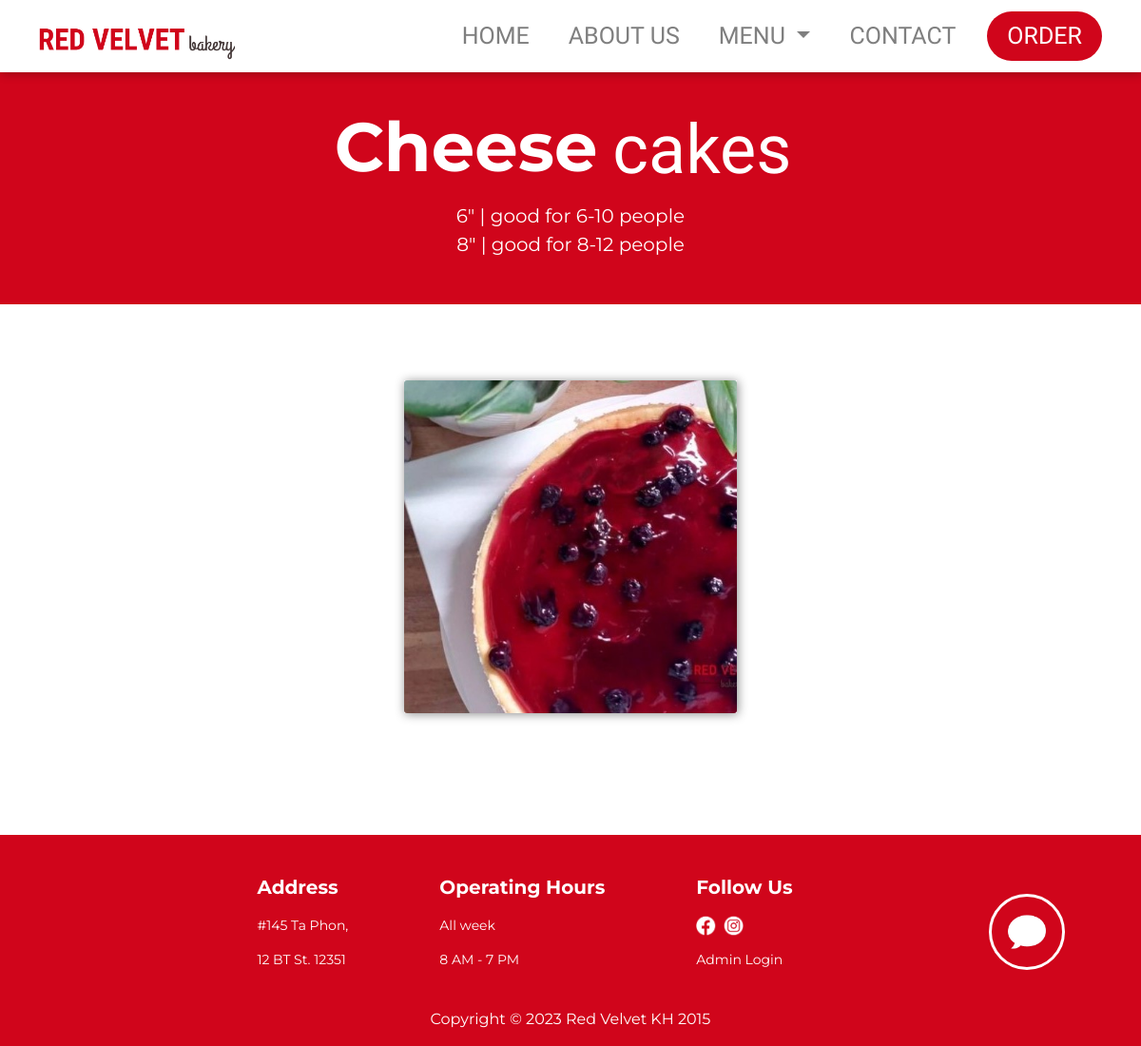
Before: /src/main/menu-cheese.php with the older database file.
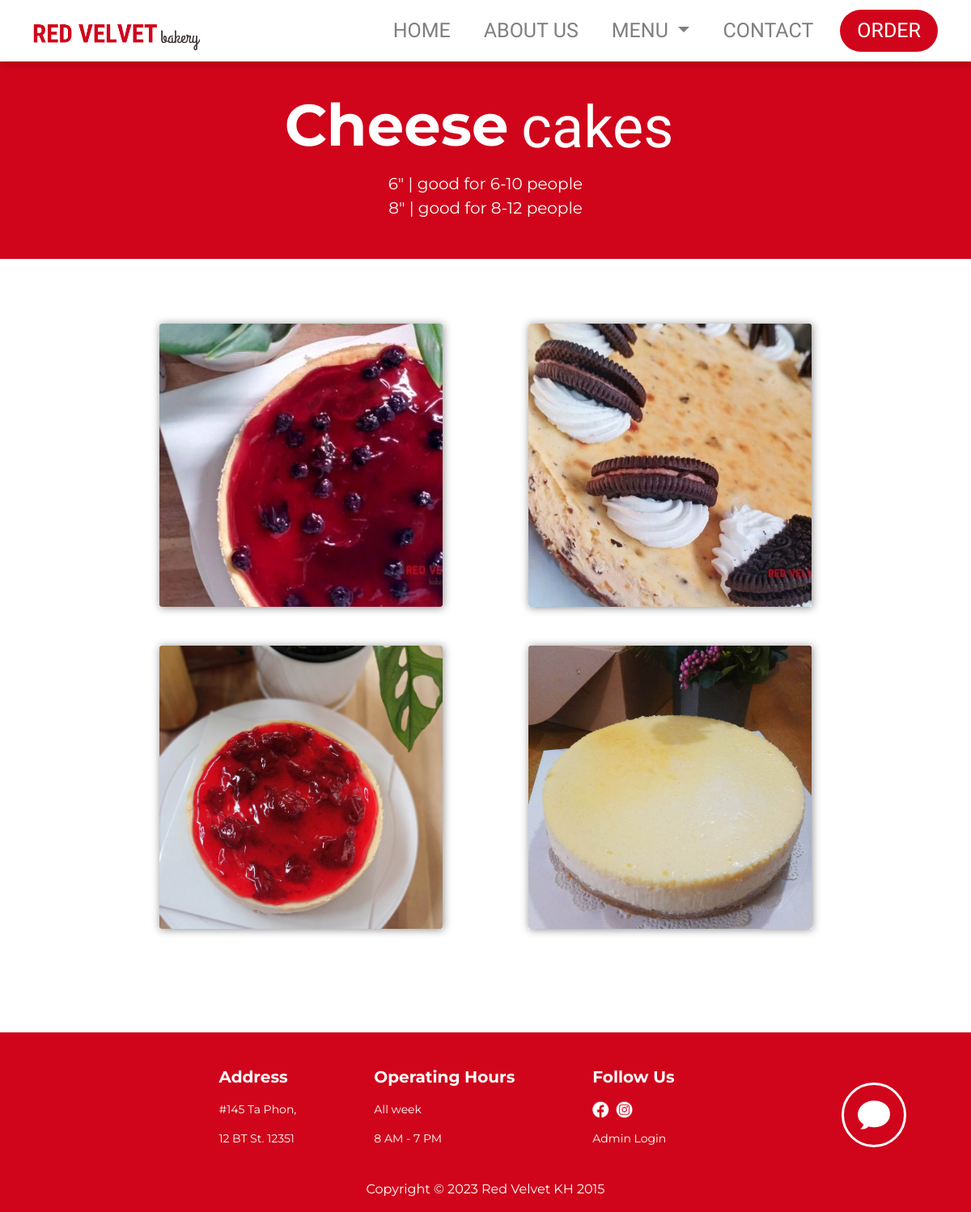
After: the same page with the newer database file.
### tables this page shows
CREATE TABLE `product` (
  `prod_id` int(11) NOT NULL,
  `prod_name` varchar(50) NOT NULL,
  `prod_price` decimal(5,2) NOT NULL,
  `prod_description` varchar(500) NOT NULL,
  `prod_image` varchar(80) NOT NULL,
  `prod_image_file` varchar(255) NOT NULL,
  `bestseller` varchar(5) DEFAULT NULL,
  `cat_id` int(11) NOT NULL
);

### src/admin/classes/Database.class.php (called while the page is built)
<?php
class Database{
  protected function connect(){
    try {
      $username = "root";
      $password = "";
      $dbh = new PDO('mysql:host=localhost;dbname=redvelvet',$username,$password);
      return $dbh;
    }
    catch (PDOException $e) {
      print "Error!: " . $e->getMessage() . "<br/>";
      die();
    }
  }
}

### src/admin/classes/Product.class.php (called while the page is built, shortened)
<?php
class Product extends Database{
  protected function readCatTable($cat_name){
    $cat_id = $this->readCatId($cat_name);
    $query = 'SELECT * FROM product WHERE cat_id = ?;';
    $stmt = $this->connect()->prepare($query);
    if(!$stmt->execute(array($cat_id))){
      $stmt = null;
      header("location: ../index.php?error=stmtfailed");
      exit();
    }
    return $stmt;
  }
  private function readCatId($cat_name){
    $query = 'SELECT cat_id FROM category WHERE cat_name = ?;';
    $stmt = $this->connect()->prepare($query);
    if(!$stmt->execute(array($cat_name))){
      $stmt = null;
      header("location: ../index.php?error=stmtfailed");
      exit();
    }
    while($row = $stmt->fetch(PDO::FETCH_ASSOC)){
      return $row["cat_id"];
    }
  }
}

### src/admin/classes/ProductCon.class.php (called while the page is built, shortened)
<?php
class ProductController extends Product{
  public function getCatTable($cat_name){
    $result = $this->readCatTable($cat_name);
    return $result;
  }
}

### src/main/menu-cheese.php (the view, shortened to what this page needs)
<?php
include("../admin/classes/Database.class.php");
include("../admin/classes/Product.class.php");
include("../admin/classes/ProductCon.class.php");
$product = new ProductController();
$result = $product->getCatTable("Cheesecakes");
?>
<!doctype html>
<html lang="en">
<?php include("head-tags.php")?>
</head>
<body>
<?php include("header.php")?>
<section class="menu-banner">
    <div>
        <h1>Cheese</h1><span>cakes</span>
    </div>
    <p>6" | good for 6-10 people <br>
        8" | good for 8-12 people</p>
</section>
<section>
    <div class="container-fluid new-menu-lay">
        <div class="row justify-content-center">
            <div class="container">
                <div class="row justify-content-around ml-5 mr-5 pl-5 pr-5">
                    <?php
                            while($row = $result->fetch(PDO::FETCH_ASSOC)){
                                echo "
                                <div class='menu-card'>
                                    <div class='image-container'>
                                        <a href='menu-view.php?id=" . $row["prod_id"] . "'>
                                            <img class='card-img' src='../../assets/uploads/" . $row["prod_image_file"] . "'>
                                            <div class='overlay overlay--blur'>
                                                <div class='overlay-content'>";
                                                    echo "
                                                    <h2>" . $row["prod_name"] . "</h2>
                                                    <h3>$" . $row["prod_price"] . "</h3>
                                                </div>
                                            </div>
                                        </a>
                                    </div>
                                </div>
                                ";
                            }
                    ?>
                </div>
            </div>
        </div>
    </div>
</section>
</body>
<?php include('footer.php') ?>
<?php include('inquiry.php') ?>
</html>

Changed rows visible on the page:
added product: prod_image_file (picture)
added product: prod_image_file (picture)
added product: prod_image_file (picture)
